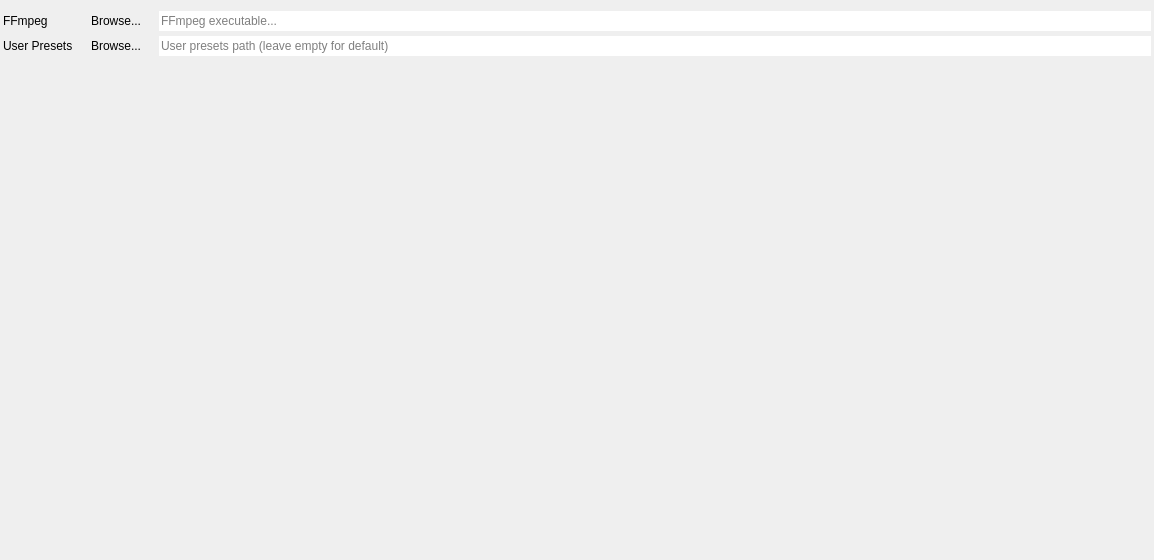
<?xml version="1.0" encoding="UTF-8"?>
<ui version="4.0">
 <class>FFmpegSettingsWidget</class>
 <widget class="QWidget" name="FFmpegSettingsWidget">
  <property name="geometry">
   <rect>
    <x>0</x>
    <y>0</y>
    <width>1154</width>
    <height>560</height>
   </rect>
  </property>
  <property name="windowTitle">
   <string>Form</string>
  </property>
  <layout class="QVBoxLayout" name="verticalLayout" stretch="0,1">
   <property name="spacing">
    <number>3</number>
   </property>
   <property name="leftMargin">
    <number>3</number>
   </property>
   <property name="topMargin">
    <number>10</number>
   </property>
   <property name="rightMargin">
    <number>3</number>
   </property>
   <property name="bottomMargin">
    <number>3</number>
   </property>
   <item>
    <widget class="QWidget" name="generalWidget" native="true">
     <property name="sizePolicy">
      <sizepolicy hsizetype="Preferred" vsizetype="Minimum">
       <horstretch>0</horstretch>
       <verstretch>0</verstretch>
      </sizepolicy>
     </property>
     <layout class="QFormLayout" name="formLayout">
      <property name="horizontalSpacing">
       <number>3</number>
      </property>
      <property name="verticalSpacing">
       <number>3</number>
      </property>
      <property name="leftMargin">
       <number>0</number>
      </property>
      <property name="topMargin">
       <number>0</number>
      </property>
      <property name="rightMargin">
       <number>0</number>
      </property>
      <property name="bottomMargin">
       <number>0</number>
      </property>
      <item row="0" column="0">
       <widget class="QLabel" name="label_8">
        <property name="sizePolicy">
         <sizepolicy hsizetype="Preferred" vsizetype="Expanding">
          <horstretch>0</horstretch>
          <verstretch>0</verstretch>
         </sizepolicy>
        </property>
        <property name="text">
         <string>FFmpeg</string>
        </property>
       </widget>
      </item>
      <item row="0" column="1">
       <layout class="QHBoxLayout" name="horizontalLayout_5">
        <item>
         <widget class="QPushButton" name="ffmpegBrowseButton">
          <property name="text">
           <string>Browse...</string>
          </property>
          <property name="flat">
           <bool>true</bool>
          </property>
         </widget>
        </item>
        <item>
         <widget class="QLineEdit" name="ffmpegPathEdit">
          <property name="text">
           <string/>
          </property>
          <property name="frame">
           <bool>false</bool>
          </property>
          <property name="placeholderText">
           <string>FFmpeg executable...</string>
          </property>
         </widget>
        </item>
       </layout>
      </item>
      <item row="1" column="0">
       <widget class="QLabel" name="label_9">
        <property name="sizePolicy">
         <sizepolicy hsizetype="Preferred" vsizetype="Expanding">
          <horstretch>0</horstretch>
          <verstretch>0</verstretch>
         </sizepolicy>
        </property>
        <property name="text">
         <string>User Presets</string>
        </property>
       </widget>
      </item>
      <item row="1" column="1">
       <layout class="QHBoxLayout" name="horizontalLayout_6">
        <item>
         <widget class="QPushButton" name="userPresetsBrowseButton">
          <property name="text">
           <string>Browse...</string>
          </property>
          <property name="flat">
           <bool>true</bool>
          </property>
         </widget>
        </item>
        <item>
         <widget class="QLineEdit" name="userPresetsPathEdit">
          <property name="text">
           <string/>
          </property>
          <property name="frame">
           <bool>false</bool>
          </property>
          <property name="placeholderText">
           <string>User presets path (leave empty for default)</string>
          </property>
         </widget>
        </item>
       </layout>
      </item>
     </layout>
    </widget>
   </item>
   <item>
    <spacer name="verticalSpacer">
     <property name="orientation">
      <enum>Qt::Vertical</enum>
     </property>
     <property name="sizeHint" stdset="0">
      <size>
       <width>20</width>
       <height>40</height>
      </size>
     </property>
    </spacer>
   </item>
  </layout>
 </widget>
 <resources/>
 <connections/>
</ui>
